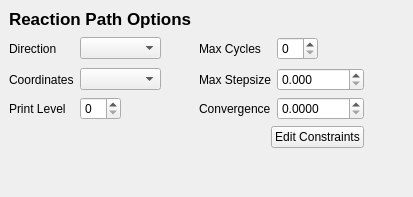
             <widget class="QWidget" name="OptionsReactionPath" >
              <layout class="QVBoxLayout" >
               <property name="margin" >
                <number>9</number>
               </property>
               <property name="spacing" >
                <number>6</number>
               </property>
               <item>
                <widget class="QLabel" name="label_20" >
                 <property name="text" >
                  <string>&lt;html>&lt;head>&lt;meta name="qrichtext" content="1" />&lt;/head>&lt;body style=" white-space: pre-wrap; font-family:Lucida Grande; font-size:13pt; font-weight:400; font-style:normal; text-decoration:none;">&lt;p style=" margin-top:0px; margin-bottom:0px; margin-left:0px; margin-right:0px; -qt-block-indent:0; text-indent:0px;">&lt;span style=" font-weight:600;">Reaction Path Options&lt;/span>&lt;/p>&lt;/body>&lt;/html></string>
                 </property>
                </widget>
               </item>
               <item>
                <layout class="QGridLayout" >
                 <property name="margin" >
                  <number>0</number>
                 </property>
                 <property name="spacing" >
                  <number>6</number>
                 </property>
                 <item row="2" column="4" colspan="2" >
                  <widget class="QDoubleSpinBox" name="rpath_tol_displacement" >
                   <property name="suffix" >
                    <string/>
                   </property>
                   <property name="decimals" >
                    <number>4</number>
                   </property>
                   <property name="maximum" >
                    <double>0.9999</double>
                   </property>
                   <property name="singleStep" >
                    <double>0.0001</double>
                   </property>
                  </widget>
                 </item>
                 <item row="0" column="4" >
                  <widget class="QSpinBox" name="rpath_max_cycles" />
                 </item>
                 <item row="1" column="0" >
                  <widget class="QLabel" name="label_56" >
                   <property name="text" >
                    <string>Coordinates</string>
                   </property>
                  </widget>
                 </item>
                 <item row="0" column="5" >
                  <spacer>
                   <property name="orientation" >
                    <enum>Qt::Horizontal</enum>
                   </property>
                   <property name="sizeHint" >
                    <size>
                     <width>40</width>
                     <height>20</height>
                    </size>
                   </property>
                  </spacer>
                 </item>
                 <item row="0" column="0" >
                  <widget class="QLabel" name="label_55" >
                   <property name="text" >
                    <string>Direction</string>
                   </property>
                  </widget>
                 </item>
                 <item row="1" column="1" >
                  <widget class="QComboBox" name="rpath_coordinates" />
                 </item>
                 <item row="2" column="0" >
                  <widget class="QLabel" name="label_59" >
                   <property name="text" >
                    <string>Print Level</string>
                   </property>
                  </widget>
                 </item>
                 <item row="0" column="6" >
                  <spacer>
                   <property name="orientation" >
                    <enum>Qt::Horizontal</enum>
                   </property>
                   <property name="sizeHint" >
                    <size>
                     <width>40</width>
                     <height>20</height>
                    </size>
                   </property>
                  </spacer>
                 </item>
                 <item row="0" column="2" >
                  <spacer>
                   <property name="orientation" >
                    <enum>Qt::Horizontal</enum>
                   </property>
                   <property name="sizeType" >
                    <enum>QSizePolicy::Fixed</enum>
                   </property>
                   <property name="sizeHint" >
                    <size>
                     <width>32</width>
                     <height>27</height>
                    </size>
                   </property>
                  </spacer>
                 </item>
                 <item row="1" column="4" colspan="2" >
                  <widget class="QDoubleSpinBox" name="rpath_max_stepsize" >
                   <property name="suffix" >
                    <string/>
                   </property>
                   <property name="decimals" >
                    <number>3</number>
                   </property>
                   <property name="maximum" >
                    <double>0.999</double>
                   </property>
                   <property name="singleStep" >
                    <double>0.001</double>
                   </property>
                  </widget>
                 </item>
                 <item row="2" column="1" >
                  <layout class="QHBoxLayout" >
                   <property name="margin" >
                    <number>0</number>
                   </property>
                   <property name="spacing" >
                    <number>6</number>
                   </property>
                   <item>
                    <widget class="QSpinBox" name="rpath_print" />
                   </item>
                   <item>
                    <spacer>
                     <property name="orientation" >
                      <enum>Qt::Horizontal</enum>
                     </property>
                     <property name="sizeHint" >
                      <size>
                       <width>40</width>
                       <height>20</height>
                      </size>
                     </property>
                    </spacer>
                   </item>
                  </layout>
                 </item>
                 <item row="0" column="1" >
                  <widget class="QComboBox" name="rpath_direction" />
                 </item>
                 <item row="1" column="3" >
                  <widget class="QLabel" name="label_58" >
                   <property name="text" >
                    <string>Max Stepsize</string>
                   </property>
                  </widget>
                 </item>
                 <item row="0" column="3" >
                  <widget class="QLabel" name="label_57" >
                   <property name="text" >
                    <string>Max Cycles</string>
                   </property>
                  </widget>
                 </item>
                 <item row="2" column="3" >
                  <widget class="QLabel" name="label_60" >
                   <property name="text" >
                    <string>Convergence</string>
                   </property>
                  </widget>
                 </item>
                 <item row="3" column="3" colspan="3" >
                  <layout class="QHBoxLayout" >
                   <property name="margin" >
                    <number>0</number>
                   </property>
                   <property name="spacing" >
                    <number>6</number>
                   </property>
                   <item>
                    <spacer>
                     <property name="orientation" >
                      <enum>Qt::Horizontal</enum>
                     </property>
                     <property name="sizeHint" >
                      <size>
                       <width>40</width>
                       <height>20</height>
                      </size>
                     </property>
                    </spacer>
                   </item>
                   <item>
                    <widget class="QPushButton" name="editConstraintsButton2" >
                     <property name="text" >
                      <string>Edit Constraints</string>
                     </property>
                    </widget>
                   </item>
                  </layout>
                 </item>
                </layout>
               </item>
               <item>
                <spacer>
                 <property name="orientation" >
                  <enum>Qt::Vertical</enum>
                 </property>
                 <property name="sizeHint" >
                  <size>
                   <width>20</width>
                   <height>40</height>
                  </size>
                 </property>
                </spacer>
               </item>
              </layout>
             </widget>
